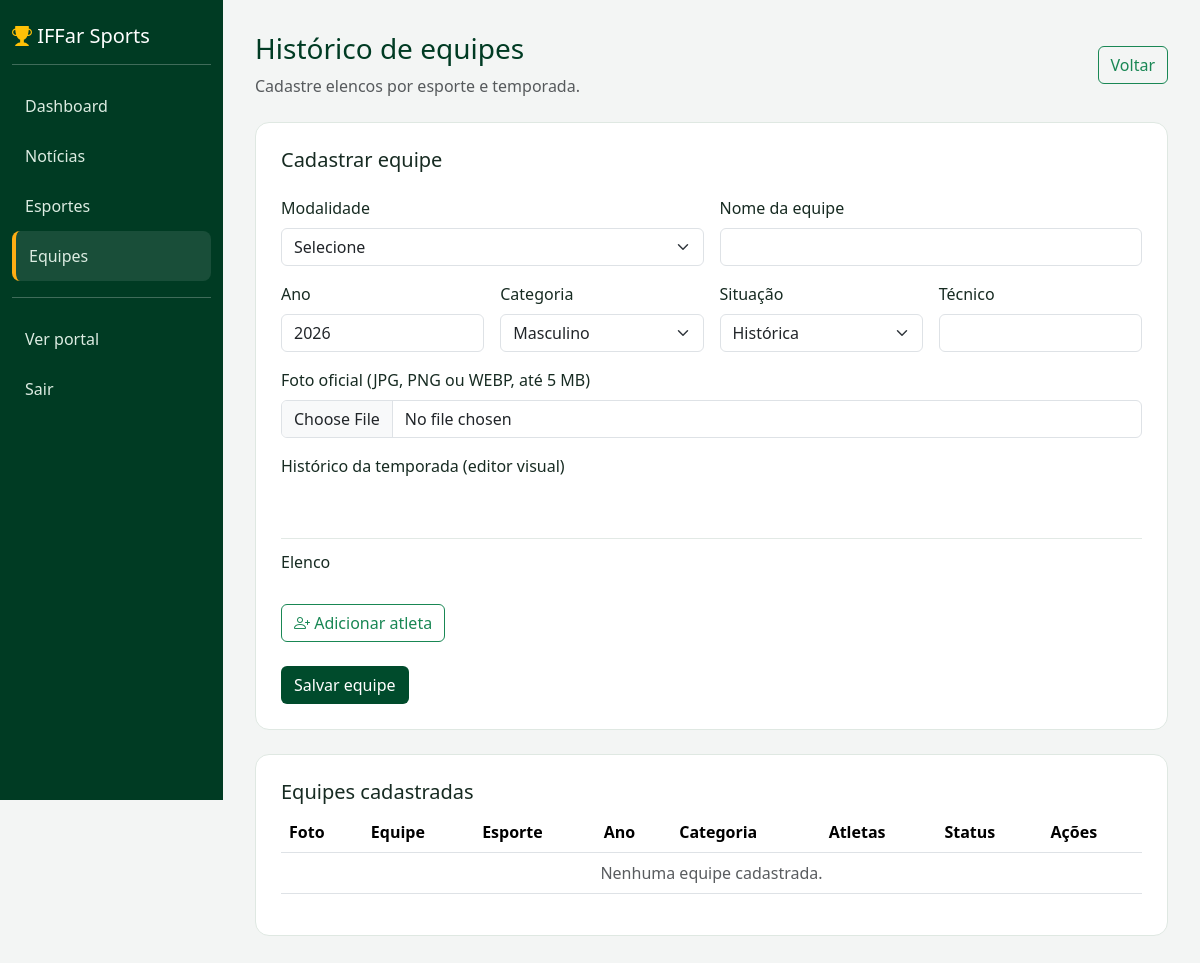
Before: /admin/equipescrud.php (signed in) with the older database file.
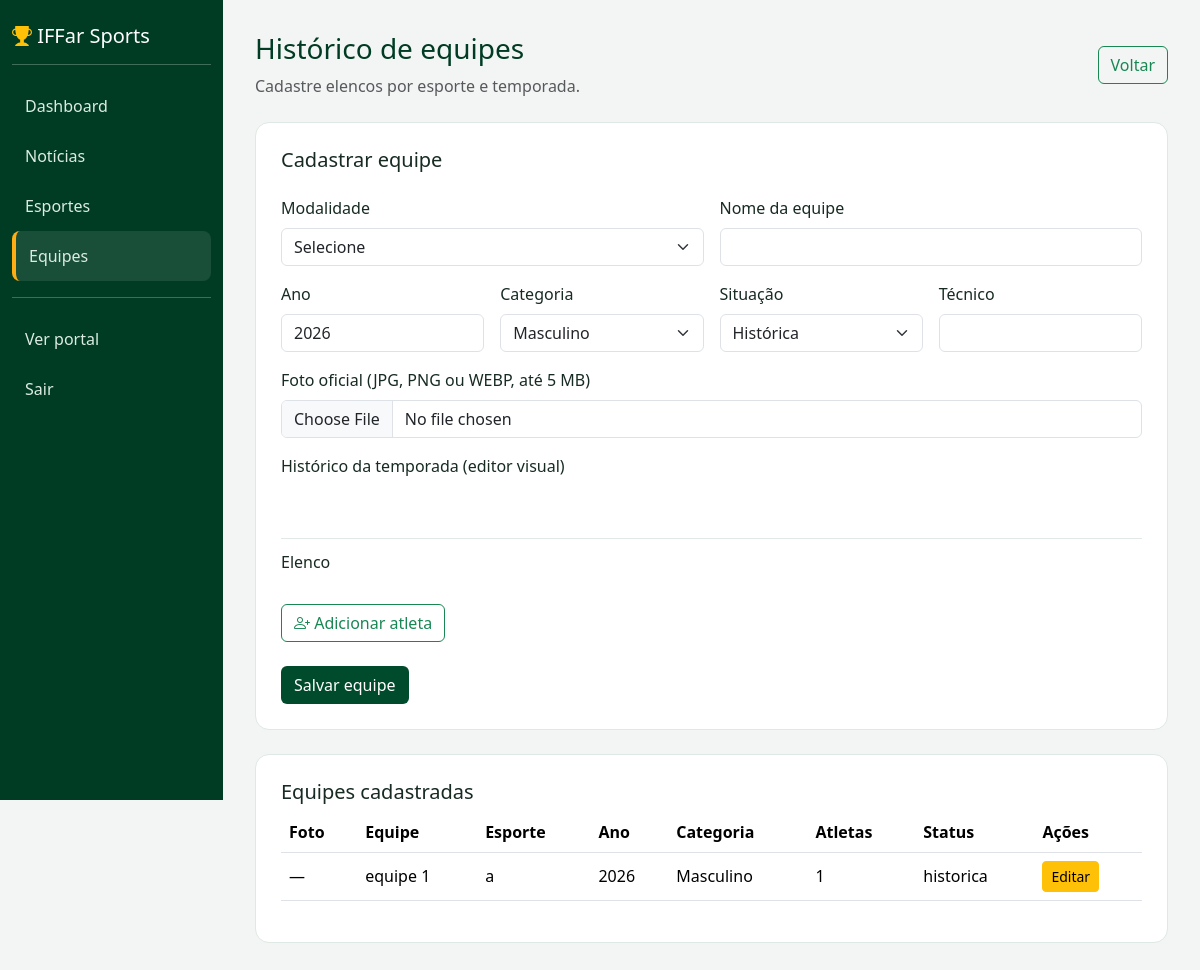
After: the same page with the newer database file.
### tables this page shows
CREATE TABLE IF NOT EXISTS `equipes` (
  `id_equipe` int NOT NULL AUTO_INCREMENT,
  `id_esporte` int NOT NULL,
  `nome` varchar(150) NOT NULL,
  `ano` smallint UNSIGNED NOT NULL,
  `categoria` enum('masculino','feminino','misto') NOT NULL,
  `tecnico` varchar(150) DEFAULT NULL,
  `foto` varchar(255) DEFAULT NULL,
  `historico` text,
  `status` enum('atual','historica') NOT NULL DEFAULT 'historica',
  PRIMARY KEY (`id_equipe`),
  KEY `fk_equipes_esporte` (`id_esporte`)
);

CREATE TABLE IF NOT EXISTS `esportes` (
  `id_esporte` int NOT NULL AUTO_INCREMENT,
  `nome` varchar(100) NOT NULL,
  `imagem` varchar(255) DEFAULT NULL,
  `descricao` text,
  `feminino_dias` varchar(100) DEFAULT NULL,
  `feminino_horario` varchar(50) DEFAULT NULL,
  `feminino_local` varchar(100) DEFAULT NULL,
  `feminino_professor` varchar(100) DEFAULT NULL,
  `masculino_dias` varchar(100) DEFAULT NULL,
  `masculino_horario` varchar(50) DEFAULT NULL,
  `masculino_local` varchar(100) DEFAULT NULL,
  `masculino_professor` varchar(100) DEFAULT NULL,
  PRIMARY KEY (`id_esporte`)
);

### admin/equipescrud.php (the view, shortened to what this page needs)
<?php
$db = new mysqli('localhost', 'root', '', 'iffar_sports3');
$db->set_charset('utf8mb4');
function e($v) { return htmlspecialchars((string)$v, ENT_QUOTES, 'UTF-8'); }
$edicao = null;
$equipes=$db->query('SELECT e.*,s.nome AS esporte_nome,(SELECT COUNT(*) FROM atletas_equipe a WHERE a.id_equipe=e.id_equipe) AS total_atletas FROM equipes e JOIN esportes s ON s.id_esporte=e.id_esporte ORDER BY e.ano DESC,s.nome,e.nome')->fetch_all(MYSQLI_ASSOC);
?>
<!doctype html><html lang="pt-BR"><head><meta charset="utf-8"><meta name="viewport" content="width=device-width,initial-scale=1"><title>Equipes | IFFar Sports</title>
<link href="https://cdn.jsdelivr.net/npm/bootstrap@5.3.8/dist/css/bootstrap.min.css" rel="stylesheet"><link href="https://cdn.jsdelivr.net/npm/bootstrap-icons@1.13.1/font/bootstrap-icons.min.css" rel="stylesheet"><link href="https://cdn.jsdelivr.net/npm/quill@2.0.3/dist/quill.snow.css" rel="stylesheet">
</head><body>
<aside class="sidebar"><h5><i class="bi bi-trophy-fill text-warning"></i> IFFar Sports</h5><hr><a href="index.php">Dashboard</a><a href="noticiascrud.php">Notícias</a><a href="esportescrud.php">Esportes</a><a class="active" href="equipescrud.php">Equipes</a><hr><a href="../index.php">Ver portal</a><a href="../logout.php">Sair</a></aside>
<main class="main"><div class="d-flex justify-content-between align-items-center mb-4"><div><h1 class="h3" style="color:#003b23">Histórico de equipes</h1><p class="text-muted mb-0">Cadastre elencos por esporte e temporada.</p></div><a class="btn btn-outline-success" href="index.php">Voltar</a></div>
<section class="panel"><h2 class="h5 mb-4"><?= $edicao?'Editar equipe':'Cadastrar equipe' ?></h2><form method="post" enctype="multipart/form-data" id="formEquipe"><div class="row g-3">
<div class="col-md-6"><label class="form-label">Modalidade</label><select name="id_esporte" class="form-select" required><option value="">Selecione</option></select></div>
<div class="col-md-6"><label class="form-label">Nome da equipe</label><input name="nome" class="form-control" required maxlength="150" value="<?=e($edicao['nome']??'')?>"></div>
<div class="col-md-3"><label class="form-label">Ano</label><input type="number" name="ano" min="1900" max="2100" required class="form-control" value="<?=e($edicao['ano']??date('Y'))?>"></div>
<div class="col-md-3"><label class="form-label">Categoria</label><select name="categoria" class="form-select"><?php foreach(['masculino','feminino','misto'] as $v):?><option value="<?=$v?>" <?=($edicao['categoria']??'')===$v?'selected':''?>><?=ucfirst($v)?></option><?php endforeach;?></select></div>
<div class="col-md-3"><label class="form-label">Situação</label><select name="status" class="form-select"><?php foreach(['atual'=>'Atual','historica'=>'Histórica'] as $v=>$t):?><option value="<?=$v?>" <?=($edicao['status']??'historica')===$v?'selected':''?>><?=$t?></option><?php endforeach;?></select></div>
<div class="col-md-3"><label class="form-label">Técnico</label><input name="tecnico" class="form-control" maxlength="150" value="<?=e($edicao['tecnico']??'')?>"></div>
<div class="col-md-12"><label class="form-label">Foto oficial (JPG, PNG ou WEBP, até 5 MB)</label><input type="file" name="foto" class="form-control" accept="image/jpeg,image/png,image/webp"></div>
<div class="col-12 editor-equipes"><label class="form-label">Histórico da temporada (editor visual)</label><div id="editor"></div><input type="hidden" name="historico" id="historico"></div></div>
<div class="elenco-equipes"><h3 class="h6 mb-3">Elenco</h3><button type="button" id="adicionar" class="btn btn-outline-success mt-3"><i class="bi bi-person-plus"></i> Adicionar atleta</button><div class="mt-4"><button class="btn btn-brand" type="submit">Salvar equipe</button></div></div></form></section>
<section class="panel"><h2 class="h5">Equipes cadastradas</h2><div class="table-responsive"><table class="table align-middle"><thead><tr><th>Foto</th><th>Equipe</th><th>Esporte</th><th>Ano</th><th>Categoria</th><th>Atletas</th><th>Status</th><th>Ações</th></tr></thead><tbody><?php foreach($equipes as $eq):?><tr><td><?php if($eq['foto']):?><img class="thumb" src="../<?=e($eq['foto'])?>" alt="Foto"><?php else:?>—<?php endif;?></td><td><?=e($eq['nome'])?></td><td><?=e($eq['esporte_nome'])?></td><td><?=e($eq['ano'])?></td><td><?=e(ucfirst($eq['categoria']))?></td><td><?= (int)$eq['total_atletas']?></td><td><?=e($eq['status'])?></td><td><div class="d-flex gap-2"><a class="btn btn-sm btn-warning" href="?editar=<?=$eq['id_equipe']?>">Editar</a><?php if($eq['status']!=='historica'):?><form method="post"><input type="hidden" name="csrf" value="<?=e($csrf)?>"><input type="hidden" name="acao" value="arquivar"><input type="hidden" name="id_equipe" value="<?=$eq['id_equipe']?>"><button class="btn btn-sm btn-outline-secondary">Arquivar</button></form><?php endif;?></div></td></tr><?php endforeach;?><?php if(!$equipes):?><tr><td colspan="8" class="text-muted text-center">Nenhuma equipe cadastrada.</td></tr><?php endif;?></tbody></table></div></section></main>
</body></html>

Changed rows visible on the page:
added equipes: nome "equipe 1", id_esporte.nome "a", ano "2026", categoria "Masculino", total_atletas "1", status "historica"
Other visible differences:
text no longer shown: "Nenhuma equipe cadastrada."
